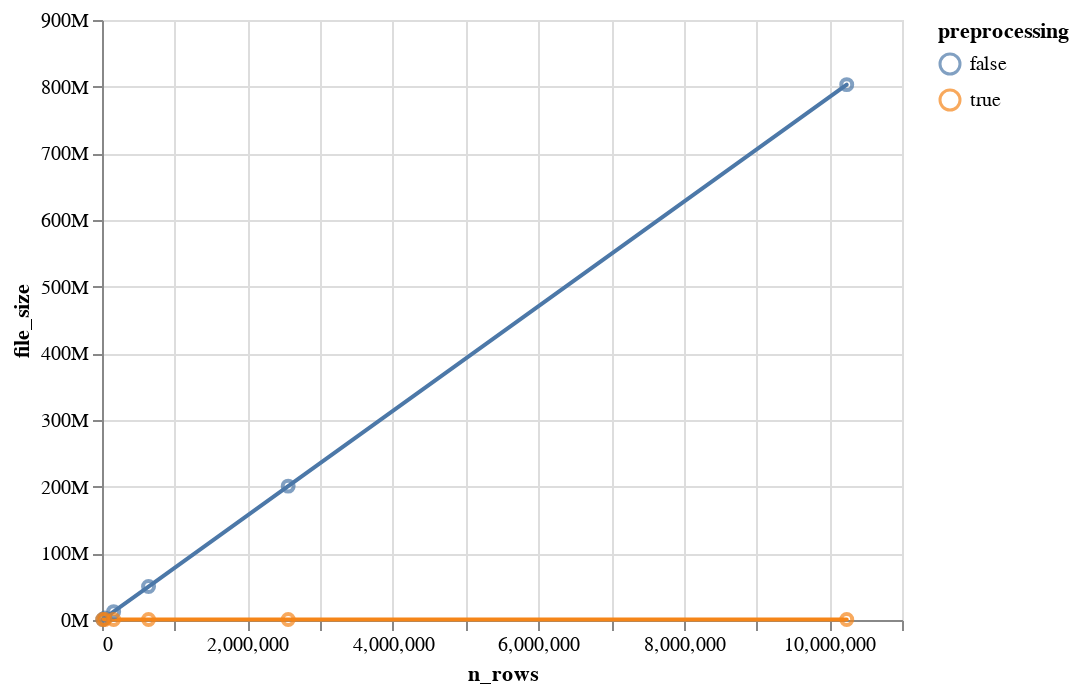

Notebook code for this chart:
### Code cell
# json file size vs num of rows in data
chart = alt.Chart(file_size).encode(
    x='n_rows:Q',
    y=alt.Y('file_size:Q', axis=alt.Axis(format="~s")),
    color='preprocessing:N'
)
chart.mark_trail() + chart.mark_point()

### Figure 1 — Vega-Lite specification as saved in the notebook (floating-point values rounded to 4 significant figures)
{"$schema": "https://vega.github.io/schema/vega-lite/v3.3.0.json", "config": {"mark": {"tooltip": null}, "view": {"height": 300, "width": 400}}, "data": {"name": "data-a346cf8e95a10677b5f0fd3c74cb03a8"}, "datasets": {"data-a346cf8e95a10677b5f0fd3c74cb03a8": [{"file_name": "json/2dGaussian_grid_3200.json", "file_size": 803045698, "n_grids": 3200, "n_rows": 10240000, "preprocessing": false}, {"file_name": "json/2dGaussian_grid_1600.json", "file_size": 200814320, "n_grids": 1600, "n_rows": 2560000, "preprocessing": false}, {"file_name": "json/2dGaussian_grid_800.json", "file_size": 50163705, "n_grids": 800, "n_rows": 640000, "preprocessing": false}, {"file_name": "json/2dGaussian_grid_400.json", "file_size": 12521107, "n_grids": 400, "n_rows": 160000, "preprocessing": false}, {"file_name": "json/2dGaussian_grid_200.json", "file_size": 3127862, "n_grids": 200, "n_rows": 40000, "preprocessing": false}, {"file_name": "json/2dGaussian_grid_100.json", "file_size": 779320, "n_grids": 100, "n_rows": 10000, "preprocessing": false}, {"file_name": "json/2dGaussian_grid_800_red.json", "file_size": 636158, "n_grids": 800, "n_rows": 640000, "preprocessing": true}, {"file_name": "json/2dGaussian_grid_200_red.json", "file_size": 636138, "n_grids": 200, "n_rows": 40000, "preprocessing": true}, {"file_name": "json/2dGaussian_grid_400_red.json", "file_size": 636095, "n_grids": 400, "n_rows": 160000, "preprocessing": true}, {"file_name": "json/2dGaussian_grid_1600_red.json", "file_size": 636058, "n_grids": 1600, "n_rows": 2560000, "preprocessing": true}, {"file_name": "json/2dGaussian_grid_100_red.json", "file_size": 636046, "n_grids": 100, "n_rows": 10000, "preprocessing": true}, {"file_name": "json/2dGaussian_grid_3200_red.json", "file_size": 636023, "n_grids": 3200, "n_rows": 10240000, "preprocessing": true}]}, "layer": [{"encoding": {"color": {"field": "preprocessing", "type": "nominal"}, "x": {"field": "n_rows", "type": "quantitative"}, "y": {"axis": {"format": "~s"}, "field": "file_size", "type": "quantitative"}}, "mark": "trail"}, {"encoding": {"color": {"field": "preprocessing", "type": "nominal"}, "x": {"field": "n_rows", "type": "quantitative"}, "y": {"axis": {"format": "~s"}, "field": "file_size", "type": "quantitative"}}, "mark": "point"}]}
